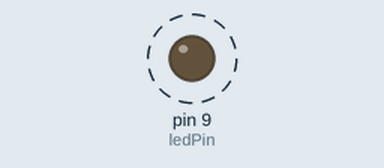
The sketch below on a simulated Arduino Uno, built with avr-gcc and run on an emulated ATmega328P. Shown: output pins drawn as LEDs (lit = HIGH). Dashed ring = blinking.

Above: at 0.5 s.
Timing chart, 0 to 4.6 s (numbered marks = the images above):
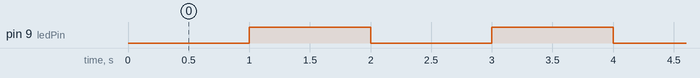

The sketch:

ejercicio22.ino
```cpp
/* Prender y apagar un led si usar la funcion delay().*/

const int ledPin =  9;
int ledState = LOW;
unsigned long previousMillis = 0;
const long interval = 1000;

void setup() {
  pinMode(ledPin, OUTPUT);
}

void loop()
{
  unsigned long currentMillis = millis();

  if(currentMillis - previousMillis >= interval) {
    previousMillis = currentMillis;
    if (ledState == LOW)
      ledState = HIGH;
    else
      ledState = LOW;
    digitalWrite(ledPin, ledState);
  }
}
```

Measured:
- by itself, pin 9 (ledPin): alternates HIGH for 1.0 s and LOW for 1.0 s
